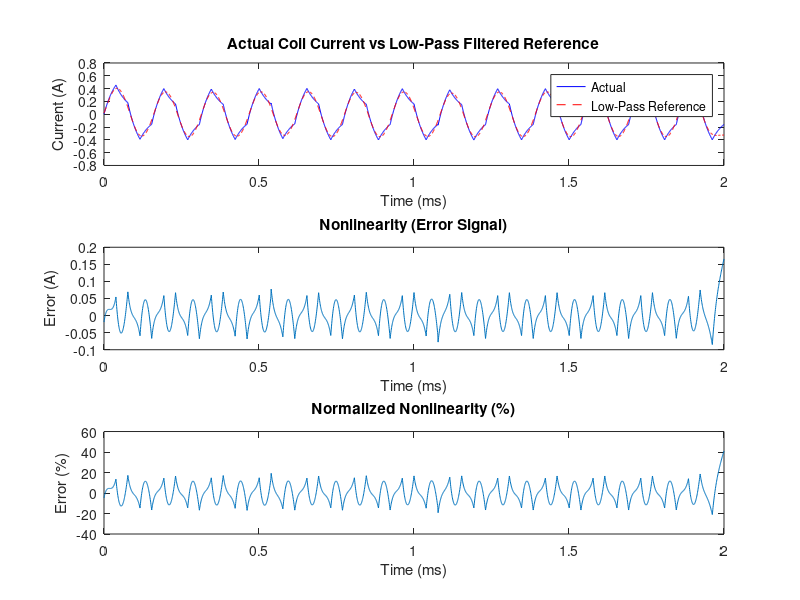
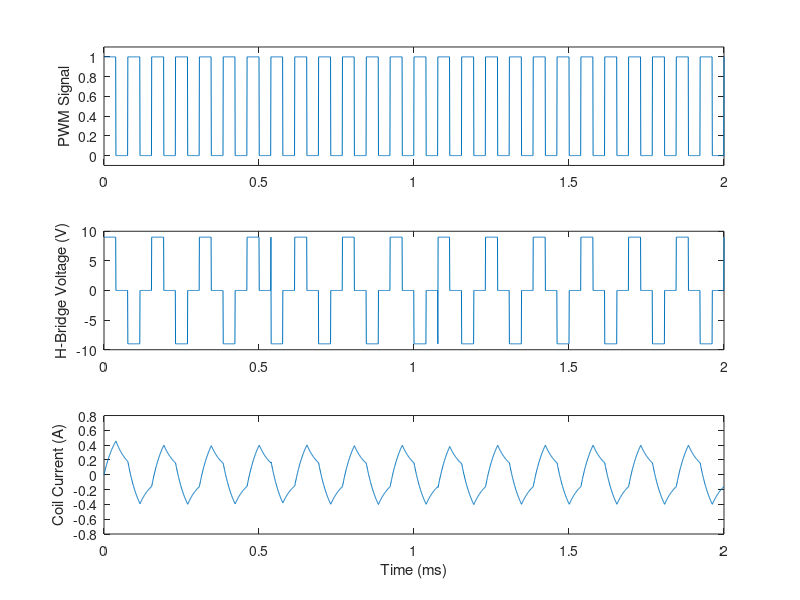

Write MATLAB code to recreate these figures, in order.
% Parameters
V_supply = 9;          % Supply voltage (V)
f_pwm = 13e3;          % PWM frequency (Hz)
T_pwm = 1/f_pwm;       % PWM period (s)
R_coil = 12;           % Coil resistance (Ohms)
L_coil = 0.5e-3;       % Coil inductance (H)
duty_cycle = 0.5;      % PWM duty cycle (0 to 1)
sim_time = 2e-3;       % Simulation time (s)

% Time vector for simulation
dt = T_pwm/100;  
t = 0:dt:sim_time;
N = length(t);
Fs = 1/dt;

% PWM signal
pwm_signal = double(mod(t, T_pwm) < duty_cycle * T_pwm);

% H-bridge output: alternating polarity per cycle
hbridge_output = V_supply * pwm_signal .* (-1).^floor(t/T_pwm);

% Simulate coil current
i = zeros(1, N);
for k = 2:N
    di = (hbridge_output(k-1) - R_coil * i(k-1)) / L_coil * dt;
    i(k) = i(k-1) + di;
end

% % Low-pass filter (adjust alpha for cutoff ~ Fc = alpha * Fs / (2*pi))
% alpha = 0.02;  % Filter strength: lower = smoother
% i_lp = zeros(1, N);
% for k = 2:N
%     i_lp(k) = i_lp(k-1) + alpha * (i(k) - i_lp(k-1));
% end

% Low-pass filter
fc = f_pwm;  % cutoff frequency (Hz)
[b, a] = butter(4, fc / (Fs/2));
% Apply zero-phase filter to PWM signal
i_lp= filtfilt(b, a, i);

% Nonlinearity as difference between actual and smoothed current
nonlinearity = i - i_lp;

% Plot actual vs low-pass filtered current
figure;
subplot(3,1,1);
plot(t*1e3, i, 'b'); hold on;
plot(t*1e3, i_lp, 'r--');
title('Actual Coil Current vs Low-Pass Filtered Reference');
xlabel('Time (ms)'); ylabel('Current (A)');
legend('Actual','Low-Pass Reference');

subplot(3,1,2);
plot(t*1e3, nonlinearity);
title('Nonlinearity (Error Signal)');
xlabel('Time (ms)'); ylabel('Error (A)');

subplot(3,1,3);
plot(t*1e3, 100 * nonlinearity ./ max(abs(i_lp)));
title('Normalized Nonlinearity (%)');
xlabel('Time (ms)'); ylabel('Error (%)');

% Optional: show input PWM and voltage
figure;
subplot(3,1,1); plot(t*1e3, pwm_signal); ylabel('PWM Signal'); ylim([-0.1 1.1]);
subplot(3,1,2); plot(t*1e3, hbridge_output); ylabel('H-Bridge Voltage (V)');
subplot(3,1,3); plot(t*1e3, i); ylabel('Coil Current (A)'); xlabel('Time (ms)');
